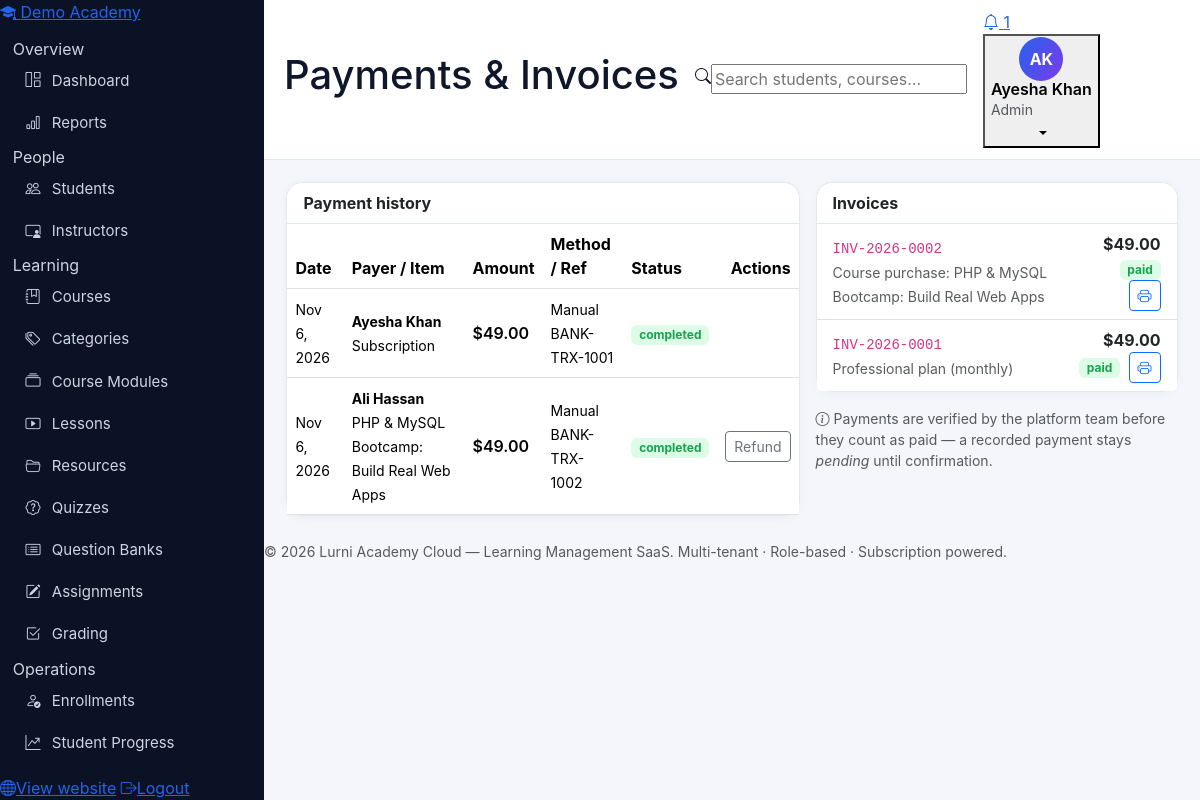
Page /admin/payments.php (signed in) on the committed database.
### tables this page shows
CREATE TABLE tenants (
  id INT UNSIGNED AUTO_INCREMENT PRIMARY KEY,
  name VARCHAR(160) NOT NULL,
  slug VARCHAR(160) NOT NULL UNIQUE,
  org_type ENUM('academy','school','university','training_center','individual') NOT NULL DEFAULT 'academy',
  email VARCHAR(190) NULL,
  phone VARCHAR(40) NULL,
  website VARCHAR(190) NULL,
  country VARCHAR(80) NULL,
  logo VARCHAR(255) NULL,
  status ENUM('active','suspended','cancelled') NOT NULL DEFAULT 'active',
  created_at DATETIME NOT NULL DEFAULT CURRENT_TIMESTAMP,
  updated_at DATETIME NOT NULL DEFAULT CURRENT_TIMESTAMP ON UPDATE CURRENT_TIMESTAMP
);

CREATE TABLE users (
  id INT UNSIGNED AUTO_INCREMENT PRIMARY KEY,
  tenant_id INT UNSIGNED NULL,
  name VARCHAR(120) NOT NULL,
  email VARCHAR(190) NOT NULL UNIQUE,
  password_hash VARCHAR(255) NOT NULL,
  role ENUM('super_admin','admin','instructor','student') NOT NULL DEFAULT 'student',
  status ENUM('active','pending','suspended') NOT NULL DEFAULT 'active',
  avatar VARCHAR(255) NULL,
  phone VARCHAR(40) NULL,
  email_verified_at DATETIME NULL,
  verification_token VARCHAR(120) NULL,
  activation_token VARCHAR(120) NULL,
  two_factor_secret VARCHAR(120) NULL,
  remember_token VARCHAR(64) NULL,
  failed_attempts TINYINT UNSIGNED NOT NULL DEFAULT 0,
  locked_until DATETIME NULL,
  last_login_at DATETIME NULL,
  created_at DATETIME NOT NULL DEFAULT CURRENT_TIMESTAMP,
  updated_at DATETIME NOT NULL DEFAULT CURRENT_TIMESTAMP ON UPDATE CURRENT_TIMESTAMP,
  INDEX idx_users_tenant (tenant_id),
  INDEX idx_users_role (role),
  CONSTRAINT fk_users_tenant FOREIGN KEY (tenant_id) REFERENCES tenants(id) ON DELETE CASCADE
);

CREATE TABLE payments (
  id INT UNSIGNED AUTO_INCREMENT PRIMARY KEY,
  tenant_id INT UNSIGNED NOT NULL,
  subscription_id INT UNSIGNED NULL,
  plan_id INT UNSIGNED NULL,
  billing_cycle ENUM('monthly','yearly') NULL,
  invoice_id INT UNSIGNED NULL,
  user_id INT UNSIGNED NULL,
  kind ENUM('subscription','course') NOT NULL DEFAULT 'subscription',
  course_id INT UNSIGNED NULL,
  amount DECIMAL(10,2) NOT NULL DEFAULT 0,
  discount_amount DECIMAL(10,2) NOT NULL DEFAULT 0,
  coupon_code VARCHAR(60) NULL,
  currency VARCHAR(10) NOT NULL DEFAULT 'USD',
  method ENUM('manual','card','bank_transfer','paypal','stripe') NOT NULL DEFAULT 'manual',
  reference VARCHAR(120) NULL,
  status ENUM('pending','completed','failed','refunded') NOT NULL DEFAULT 'pending',
  verified_by INT UNSIGNED NULL,
  verified_at DATETIME NULL,
  created_at DATETIME NOT NULL DEFAULT CURRENT_TIMESTAMP,
  INDEX idx_pay_tenant (tenant_id),
  INDEX idx_pay_status (status),
  CONSTRAINT fk_pay_tenant FOREIGN KEY (tenant_id) REFERENCES tenants(id) ON DELETE CASCADE,
  CONSTRAINT fk_pay_sub FOREIGN KEY (subscription_id) REFERENCES subscriptions(id) ON DELETE SET NULL,
  CONSTRAINT fk_pay_plan FOREIGN KEY (plan_id) REFERENCES subscription_plans(id) ON DELETE SET NULL,
  CONSTRAINT fk_pay_user FOREIGN KEY (user_id) REFERENCES users(id) ON DELETE SET NULL
);

CREATE TABLE courses (
  id INT UNSIGNED AUTO_INCREMENT PRIMARY KEY,
  tenant_id INT UNSIGNED NOT NULL,
  instructor_id INT UNSIGNED NULL,
  category_id INT UNSIGNED NULL,
  title VARCHAR(190) NOT NULL,
  slug VARCHAR(190) NOT NULL,
  subtitle VARCHAR(255) NULL,
  description TEXT NULL,
  objectives TEXT NULL,
  requirements TEXT NULL,
  thumbnail VARCHAR(255) NULL,
  level ENUM('beginner','intermediate','advanced','all_levels') NOT NULL DEFAULT 'beginner',
  price DECIMAL(10,2) NOT NULL DEFAULT 0,
  old_price DECIMAL(10,2) NULL,
  language VARCHAR(60) NOT NULL DEFAULT 'English',
  rating DECIMAL(3,2) NOT NULL DEFAULT 0,
  status ENUM('draft','published','archived') NOT NULL DEFAULT 'draft',
  approval_status ENUM('pending','approved','rejected') NOT NULL DEFAULT 'approved',
  visibility ENUM('public','unlisted','private') NOT NULL DEFAULT 'public',
  is_featured TINYINT(1) NOT NULL DEFAULT 0,
  duration_minutes INT UNSIGNED NOT NULL DEFAULT 0,
  created_at DATETIME NOT NULL DEFAULT CURRENT_TIMESTAMP,
  updated_at DATETIME NOT NULL DEFAULT CURRENT_TIMESTAMP ON UPDATE CURRENT_TIMESTAMP,
  UNIQUE KEY uq_course_tenant_slug (tenant_id, slug),
  INDEX idx_course_tenant_status (tenant_id, status),
  CONSTRAINT fk_course_tenant FOREIGN KEY (tenant_id) REFERENCES tenants(id) ON DELETE CASCADE,
  CONSTRAINT fk_course_instructor FOREIGN KEY (instructor_id) REFERENCES instructors(id) ON DELETE SET NULL,
  CONSTRAINT fk_course_category FOREIGN KEY (category_id) REFERENCES categories(id) ON DELETE SET NULL
);

CREATE TABLE invoices (
  id INT UNSIGNED AUTO_INCREMENT PRIMARY KEY,
  tenant_id INT UNSIGNED NOT NULL,
  subscription_id INT UNSIGNED NULL,
  payment_id INT UNSIGNED NULL,
  invoice_number VARCHAR(30) NOT NULL UNIQUE,
  description VARCHAR(255) NULL,
  amount DECIMAL(10,2) NOT NULL DEFAULT 0,
  status ENUM('unpaid','paid','void') NOT NULL DEFAULT 'unpaid',
  issued_at DATETIME NULL,
  due_at DATETIME NULL,
  paid_at DATETIME NULL,
  created_at DATETIME NOT NULL DEFAULT CURRENT_TIMESTAMP,
  INDEX idx_inv_tenant (tenant_id),
  CONSTRAINT fk_inv_tenant FOREIGN KEY (tenant_id) REFERENCES tenants(id) ON DELETE CASCADE,
  CONSTRAINT fk_inv_sub FOREIGN KEY (subscription_id) REFERENCES subscriptions(id) ON DELETE SET NULL,
  CONSTRAINT fk_inv_payment FOREIGN KEY (payment_id) REFERENCES payments(id) ON DELETE SET NULL
);

### includes/functions.php (called while the page is built, shortened)
<?php
function e(?string $v): string { return htmlspecialchars($v ?? '', ENT_QUOTES, 'UTF-8'); }
function getp(string $key, string $default = ''): string { return trim((string)($_GET[$key] ?? $default)); }
function money($n): string { return '$' . number_format((float)$n, 2); }
function initials(string $name): string {
    $parts = preg_split('/\s+/', trim($name)) ?: [];
    $out = '';
    foreach (array_slice($parts, 0, 2) as $p) $out .= strtoupper(substr($p, 0, 1));
    return $out ?: 'U';
}
function current_user(): ?array { return $_SESSION['user'] ?? null; }

### includes/auth.php (called while the page is built, shortened)
<?php
require_once __DIR__ . '/functions.php';
function role_home(string $role): string {
    return match ($role) {
        'super_admin' => '/super-admin/index.php',
        'admin'       => '/admin/dashboard.php',
        'instructor'  => '/instructor/dashboard.php',
        'student'     => '/student/dashboard.php',
        default       => '/index.php',
    };
}

### admin/payments.php (the view, shortened to what this page needs)
<?php
require_once __DIR__ . '/../includes/auth.php';
$pdo = db(); check_tenant_active($pdo);
$tid = require_tenant();
    ?>
    <?php
$pageTitle = 'Payments & Invoices'; $active = 'payments';
$payments = $pdo->prepare("SELECT p.*, u.name AS payer_name, c.title AS course_title,
    (SELECT COALESCE(SUM(r.amount),0) FROM payment_refunds r WHERE r.payment_id=p.id) AS refunded_total
    FROM payments p LEFT JOIN users u ON u.id=p.user_id LEFT JOIN courses c ON c.id=p.course_id
    WHERE p.tenant_id=? ORDER BY p.created_at DESC LIMIT 80");
$payments->execute([$tid]); $payments = $payments->fetchAll();
$invoices = $pdo->prepare('SELECT * FROM invoices WHERE tenant_id=? ORDER BY id DESC LIMIT 50');
$invoices->execute([$tid]); $invoices = $invoices->fetchAll();
require __DIR__ . '/../includes/header.php';
?>
<div class="row g-3">
  <div class="col-xl-7"><div class="card"><div class="card-header bg-white fw-bold">Payment history</div>
    <div class="table-responsive"><table class="table table-hover align-middle mb-0">
      <thead><tr><th>Date</th><th>Payer / Item</th><th>Amount</th><th>Method / Ref</th><th>Status</th><th class="text-end">Actions</th></tr></thead><tbody>
      <?php foreach ($payments as $p): ?>
      <tr><td><small><?= e(date('M j, Y', strtotime($p['created_at']))) ?></small></td>
        <td><small><strong><?= e($p['payer_name'] ?? '—') ?></strong><br><?= $p['kind'] === 'course' ? e($p['course_title'] ?? 'Course purchase') : 'Subscription' ?></small></td>
        <td class="fw-semibold"><?= money((float)$p['amount'] - (float)$p['discount_amount']) ?></td>
        <td class="text-capitalize"><small><?= e($p['method']) ?><br><?= e($p['reference'] ?? '') ?></small></td>
        <td><span class="badge bg-<?= match($p['status']) { 'completed' => 'success', 'pending' => 'warning', 'failed' => 'danger', default => 'secondary' } ?>-subtle text-<?= match($p['status']) { 'completed' => 'success', 'pending' => 'warning', 'failed' => 'danger', default => 'secondary' } ?>"><?= e($p['status']) ?></span>
        <?php if ($p['status'] === 'pending'): ?><br><small class="text-muted">awaiting verification</small><?php endif; ?></td>
        <td class="text-end text-nowrap">
          <?php if ($p['kind'] === 'course' && $p['status'] === 'completed'): ?>
          <button class="btn btn-sm btn-outline-secondary" data-bs-toggle="modal" data-bs-target="#refundModal<?= (int)$p['id'] ?>">Refund</button>
          <?php endif; ?>
        </td></tr>
      <?php endforeach; ?>
      </tbody></table></div></div></div>
  <div class="col-xl-5"><div class="card"><div class="card-header bg-white fw-bold">Invoices</div>
    <ul class="list-group list-group-flush">
    <?php foreach ($invoices as $inv): ?>
      <li class="list-group-item d-flex justify-content-between align-items-center">
        <span><code><?= e($inv['invoice_number']) ?></code><br><small class="text-muted"><?= e($inv['description'] ?? '') ?></small></span>
        <span class="text-end"><strong><?= money($inv['amount']) ?></strong><br>
        <span class="badge bg-<?= $inv['status'] === 'paid' ? 'success' : ($inv['status'] === 'void' ? 'secondary' : 'warning') ?>-subtle text-<?= $inv['status'] === 'paid' ? 'success' : ($inv['status'] === 'void' ? 'secondary' : 'warning') ?>"><?= e($inv['status']) ?></span>
        <a class="btn btn-sm btn-outline-primary ms-1" href="?print=<?= (int)$inv['id'] ?>" target="_blank" rel="noopener"><i class="bi bi-printer"></i></a></span></li>
    <?php endforeach; ?>
    </ul></div>
    <p class="text-muted small mt-3"><i class="bi bi-info-circle me-1"></i>Payments are verified by the platform team before they count as paid — a recorded payment stays <em>pending</em> until confirmation.</p></div>
</div>
<?php require __DIR__ . '/../includes/footer.php'; ?>

### includes/header.php (shortened to what this page needs)
<?php
$u = current_user();
$pdo = db();
$unread = 0; $tenantName = APP_NAME; $brandColor = '#4f46e5';
if ($u) {
    try {
        $s = $pdo->prepare('SELECT COUNT(*) FROM notifications WHERE read_at IS NULL AND (user_id=? OR (user_id IS NULL AND tenant_id=?))');
        $s->execute([$u['id'], $u['tenant_id']]);
        $unread = (int)$s->fetchColumn();
        if ($u['tenant_id']) {
            $s = $pdo->prepare('SELECT name FROM tenants WHERE id=?');
            $s->execute([$u['tenant_id']]);
            $tenantName = (string)($s->fetchColumn() ?: APP_NAME);
        }
    } catch (Throwable $ignored) {}
}
$searchAction = $u && $u['role'] === 'admin' ? '/admin/students.php' : ($u && $u['role'] === 'student' ? '/student/browse.php' : '/instructor/courses.php');
?>
<!DOCTYPE html>
<html lang="en">
<head>
<link href="https://cdn.jsdelivr.net/npm/bootstrap@5.3.3/dist/css/bootstrap.min.css" rel="stylesheet">
<link href="https://cdn.jsdelivr.net/npm/bootstrap-icons@1.11.3/font/bootstrap-icons.min.css" rel="stylesheet">
<link href="/assets/css/style.css" rel="stylesheet">
</head>
<body>
<div class="app-shell">
<?php require __DIR__ . '/sidebar.php'; ?>
<div class="app-main">
  <header class="topbar">
    <h1 class="topbar-title"><?= e($pageTitle ?? 'Dashboard') ?></h1>
    <form class="topbar-search d-none d-md-flex" method="get" action="<?= e($searchAction) ?>">
      <i class="bi bi-search"></i>
      <input type="search" name="q" placeholder="Search students, courses…" value="<?= e(getp('q')) ?>">
    </form>
    <div class="topbar-actions">
      <a class="icon-btn position-relative" href="<?= e($u['role'] === 'admin' ? '/admin/notifications.php' : ($u['role'] === 'student' ? '/student/messages.php' : '/instructor/messages.php')) ?>" aria-label="Notifications">
        <i class="bi bi-bell"></i>
        <?php if ($unread > 0): ?><span class="badge-dot"><?= $unread > 9 ? '9+' : $unread ?></span><?php endif; ?>
      </a>
      <div class="dropdown">
        <button class="profile-btn dropdown-toggle" data-bs-toggle="dropdown" aria-expanded="false">
          <span class="avatar-circle"><?= e(initials($u['name'] ?? 'U')) ?></span>
          <span class="d-none d-md-block text-start">
            <span class="d-block fw-semibold lh-1"><?= e($u['name'] ?? '') ?></span>
            <small class="text-muted text-capitalize"><?= e(str_replace('_', ' ', $u['role'] ?? '')) ?></small>
          </span>
        </button>
      </div>
    </div>
  </header>
  <main class="app-content">

### includes/sidebar.php (shortened to what this page needs)
<?php
$u = current_user();
$role = $u['role'] ?? 'student';
$active = $active ?? '';
$tenantName = $tenantName ?? APP_NAME;
$items = $menus[$role] ?? $menus['student'];
?>
<aside class="sidebar" id="appSidebar">
  <a class="sidebar-brand" href="<?= e(role_home($role)) ?>">
    <span class="brand-mark"><i class="bi bi-mortarboard-fill"></i></span>
    <span class="brand-text"><?= e($tenantName) ?></span>
  </a>
  <nav class="sidebar-nav">
    <?php foreach ($items as $item): ?>
      <?php if (isset($item['section'])): ?>
        <div class="nav-section"><?= e($item['section']) ?></div>
      <?php else: ?>
        <a class="nav-link-app <?= $active === $item['key'] ? 'active' : '' ?>" href="<?= e($item['href']) ?>">
          <i class="bi <?= e($item['icon']) ?>"></i><span><?= e($item['label']) ?></span>
        </a>
      <?php endif; ?>
    <?php endforeach; ?>
  </nav>
  <div class="sidebar-foot">
    <a class="nav-link-app" href="/index.php"><i class="bi bi-globe"></i><span>View website</span></a>
    <a class="nav-link-app" href="/auth/logout.php"><i class="bi bi-box-arrow-right"></i><span>Logout</span></a>
  </div>
</aside>

### assets/css/style.css (style rules this page uses)
:root { --blue:#2563eb; --blue-dark:#1d4ed8; --violet:#7c3aed; --violet-soft:#ede9fe; --ink:#0f172a; --muted:#64748b; --line:#e2e8f0; --bg:#f4f6fb; --card:#ffffff; --grad:linear-gradient(120deg,#2563eb 0%,#7c3aed 100%); --grad-soft:linear-gradient(135deg,#dbeafe 0%,#ede9fe 55%,#ffffff 100%); }
body { background:var(--bg);color:var(--ink);font-family:'Inter',system-ui,-apple-system,'Segoe UI',Roboto,sans-serif; }
a { color:var(--blue); }
.app-shell { display:flex;min-height:100vh; }
.sidebar { width:264px;background:#0b1226;color:#cbd5e1;display:flex;flex-direction:column;position:sticky;top:0;height:100vh;flex-shrink:0;z-index:60; }
.sidebar nav { padding:.8rem;overflow-y:auto;flex:1; }
.sidebar nav a { display:flex;align-items:center;gap:.7rem;color:#cbd5e1;text-decoration:none;padding:.55rem .8rem;border-radius:10px;font-size:.94rem;margin-bottom:2px; }
.app-main { flex:1;min-width:0;display:flex;flex-direction:column; }
.topbar { background:#fff;border-bottom:1px solid var(--line);padding:.65rem 1.25rem;display:flex;align-items:center;gap:1rem;position:sticky;top:0;z-index:40; }
.app-content { padding:1.4rem; }
.card { border:1px solid var(--line);border-radius:16px;box-shadow:0 2px 10px rgba(15,23,42,.04); }
.card-header { border-bottom:1px solid var(--line);border-radius:16px 16px 0 0 !important; }
.avatar-circle { width:44px;height:44px;border-radius:50%;background:var(--grad);color:#fff;display:inline-flex;align-items:center;justify-content:center;font-weight:700;flex-shrink:0; }
.badge.bg-success-subtle { background:#dcfce7 !important; }
.text-success { color:#16a34a !important; }

### rows in the picture
tenants: name "Demo Academy"
users: name "AK", name "Ayesha Khan"
payments: created_at "Nov 6, 2026", user.name "Ayesha Khan", kind "Subscription", money((float)$p['amount'] - (float)$p['discount_amount']) "$49.00", method "Manual", reference "BANK-TRX-1001", status "completed"
payments: created_at "Nov 6, 2026", user.name "Ali Hassan", course.title "PHP & MySQL Bootcamp: Build Real Web Apps", money((float)$p['amount'] - (float)$p['discount_amount']) "$49.00", method "Manual", reference "BANK-TRX-1002", status "completed"
invoices: invoice_number "INV-2026-0002", description "Course purchase: PHP & MySQL Bootcamp: Build Real Web Apps", amount "$49.00", status "paid"
invoices: invoice_number "INV-2026-0001", description "Professional plan (monthly)", amount "$49.00", status "paid"

### other values in the picture
$item['section'] "Overview"
$item['label'] "Dashboard"
$item['label'] "Reports"
$item['section'] "People"
$item['label'] "Students"
$item['label'] "Instructors"
$item['section'] "Learning"
$item['label'] "Courses"
$item['label'] "Categories"
$item['label'] "Course Modules"
$item['label'] "Lessons"
$item['label'] "Resources"
$item['label'] "Quizzes"
$item['label'] "Question Banks"
$item['label'] "Assignments"
